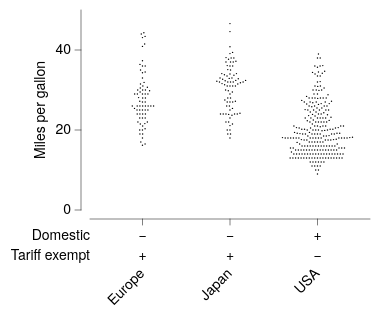

The Vega-Lite source for this figure:
### Vega-Lite specification from a JSON file in a GitHub repository (floating-point values rounded to 4 significant figures; data arrays with more than 128 entries replaced by an {"elided": "..."} marker saying what was removed)
{"background": null, "config": {"arc": {"fill": "#DBDBDB", "fillOpacity": 1.0, "innerRadius": 25.0, "padAngle": 0.03, "stroke": "black", "strokeOpacity": 1, "strokeWidth": 0.25}, "area": {"fill": "#DBDBDB", "fillOpacity": 1.0, "stroke": "black", "strokeOpacity": 1, "strokeWidth": 0.25}, "axis": {"domain": true, "domainCap": "round", "domainColor": "black", "domainWidth": 0.25, "grid": false, "gridCap": "round", "gridColor": "#F1F1F1", "gridDash": [0, 0], "gridOpacity": 1.0, "gridWidth": 0.25, "labelColor": "black", "labelFont": "HelveticaNeue", "labelFontSize": 7, "labelFontStyle": "normal", "labelFontWeight": 400, "offset": 4.5, "ticks": true, "tickCap": "round", "tickColor": "black", "tickRound": false, "tickSize": 3, "tickWidth": 0.25, "titleColor": "black", "titleFont": "HelveticaNeue", "titleFontSize": 7, "titleFontStyle": "normal", "titleFontWeight": 400}, "axisX": {"domain": true, "labelAlign": "center", "labelAngle": 0, "labels": true, "ticks": true, "translate": 0}, "axisY": {"domain": true, "labelAlign": "right", "labelAngle": 0, "labels": true, "ticks": true, "translate": 0}, "axisRight": {"domain": true, "labelAlign": "left", "labelAngle": 0, "labels": true, "ticks": true, "translate": 0}, "axisTop": {"domain": true, "labelAlign": "center", "labelAngle": 0, "labels": true, "ticks": true, "translate": 0}, "axisBand": {"tickOffset": 0}, "bar": {"fill": "#DBDBDB", "fillOpacity": 1.0, "stroke": "black", "strokeOpacity": 1, "strokeWidth": 0.25}, "boxplot": {"size": 9.0, "ticks": {"cornerRadius": 0.25, "fill": "black", "size": 4.5, "thickness": 0.25}, "box": {"fillOpacity": 1.0, "stroke": "black", "strokeOpacity": 1, "strokeWidth": 0.25}, "median": {"fill": "black", "fillOpacity": 1.0, "size": 9.0, "thickness": 0.25}, "rule": {"fill": "black", "fillOpacity": 1.0, "size": 10.0, "stroke": "black", "strokeDash": [0, 0], "strokeOpacity": 1, "strokeWidth": 0.25}, "outliers": {"color": "black", "fill": "black", "fillOpacity": 1.0, "size": 0, "stroke": "black", "strokeOpacity": 1, "strokeWidth": 0.25}}, "circle": {"fill": "black", "fillOpacity": 1.0, "size": 0.5, "stroke": null, "strokeOpacity": 1, "strokeWidth": 0.25}, "errorband": {"band": {"fillOpacity": 0.6, "stroke": null, "strokeWidth": 0.25, "strokeOpacity": 1}, "borders": {"opacity": 0, "strokeOpacity": 0.25, "strokeWidth": 1}}, "errorbar": {"opacity": 1, "rule": {"strokeDash": [0, 0], "strokeWidth": 0.5}, "ticks": {"color": "black", "cornerRadius": 0.25, "opacity": 1, "size": 6.0, "thickness": 0.5}, "thickness": 0.5}, "font": "HelveticaNeue", "geoshape": {"fill": "#DBDBDB", "fillOpacity": 1.0, "stroke": "black", "strokeOpacity": 1, "strokeWidth": 0.25}, "header": {"labelColor": "black", "labelFont": "HelveticaNeue", "labelFontSize": 7, "labelFontStyle": "normal", "labelFontWeight": 400, "titleColor": "black", "titleFont": "HelveticaNeue", "titleFontSize": 7, "titleFontStyle": "normal", "titleFontWeight": 400, "titlePadding": 0}, "legend": {"disable": false, "offset": 4.5, "gradientLength": 50.0, "gradientThickness": 5.0, "gradientOpacity": 1.0, "gradientStrokeColor": "black", "gradientStrokeWidth": 0.25, "labelColor": "black", "labelFont": "HelveticaNeue", "labelFontSize": 7, "labelFontStyle": "normal", "labelFontWeight": 400, "strokeColor": "black", "strokeWidth": 0, "symbolSize": 42, "symbolStrokeColor": "black", "symbolStrokeWidth": 0.25, "titleColor": "black", "titleFont": "HelveticaNeue", "titleFontSize": 7, "titleFontStyle": "normal", "titleFontWeight": 400}, "line": {"color": "black", "stroke": "black", "strokeCap": "round", "strokeDash": [0, 0], "strokeOpacity": 1, "strokeWidth": 0.375}, "point": {"filled": true, "fill": "#DBDBDB", "fillOpacity": 1.0, "size": 5.0, "stroke": "black", "strokeOpacity": 1, "strokeWidth": 0.25}, "range": {"category": ["#C6D9F1", "#F1C9CB", "#FEF0B9", "#CEE37A", "#7AA8E0", "#E589A3", "#FDDD5D", "#68B961", "#4177B1", "#C35082", "#E5C227", "#438156"], "diverging": {"scheme": ["#C35082", "#CE6D94", "#D989A7", "#E2A4BA", "#EABFCE", "#F1DBE2", "#F6F6F6", "#D7E0EB", "#B9CBE0", "#9BB6D5", "#7DA1C9", "#5F8CBD", "#4177B1"]}, "heatmap": {"scheme": ["#DFE9F7", "#C6D9F1", "#ADC8EC", "#94B8E6", "#7AA8E0", "#6097DA", "#4D87CA", "#4177B1", "#386898", "#2F597F", "#264A69", "#1D3A58"]}, "ordinal": {"scheme": ["#F1F1F1", "#DBDBDB", "#C6C6C6", "#B2B2B2", "#9D9D9D", "#898989", "#767676", "#636363", "#515151", "#404040", "#2F2F2F", "#1F1F1F"]}, "ramp": {"scheme": ["#DFE9F7", "#C6D9F1", "#ADC8EC", "#94B8E6", "#7AA8E0", "#6097DA", "#4D87CA", "#4177B1", "#386898", "#2F597F", "#264A69", "#1D3A58"]}}, "rule": {"color": "black", "stroke": "black", "strokeCap": "round", "strokeDash": [2, 2], "strokeOpacity": 1, "strokeWidth": 0.25}, "scale": {"bandPaddingInner": 0.1, "bandPaddingOuter": 0.1, "round": false}, "rect": {"fill": "#DBDBDB", "fillOpacity": 1.0, "stroke": "black", "strokeOpacity": 1, "strokeWidth": 0.25}, "square": {"fill": "#DBDBDB", "fillOpacity": 1.0, "size": 10.0, "stroke": "black", "strokeOpacity": 1, "strokeWidth": 0.25}, "text": {"color": "black", "font": "HelveticaNeue", "fontSize": 7, "fontStyle": "normal", "fontWeight": 400}, "title": {"anchor": "middle", "frame": "group", "color": "black", "font": "HelveticaNeue", "fontSize": 7, "fontStyle": "normal", "fontWeight": 400, "subtitleColor": "black", "subtitleFont": "HelveticaNeue", "subtitleFontSize": "HelveticaNeue", "subtitleFontStyle": "normal", "subtitleFontWeight": 400}, "view": {"continuousWidth": 140, "continuousHeight": 100, "discreteWidth": 140, "discreteHeight": 100, "fill": null, "stroke": null, "strokeWidth": 0.25}}, "vconcat": [{"data": {"name": "data-e3eced9a19a526e2b46e3557233cc953"}, "mark": {"type": "circle"}, "encoding": {"x": {"axis": {"labels": false, "title": null}, "field": "Origin", "title": null, "type": "nominal"}, "xOffset": {"field": "beeswarm_x", "type": "quantitative"}, "y": {"field": "Miles_per_Gallon", "title": "Miles per gallon", "type": "quantitative"}}}, {"layer": [{"data": {"name": "data-c14e5c9ce885b6f2381257dbfee19673"}, "mark": {"type": "text", "align": "right", "baseline": "middle", "fontSize": 7}, "encoding": {"text": {"field": "__label", "type": "nominal"}, "x": {"value": 0}, "y": {"axis": {"domain": false, "grid": false, "labels": false, "ticks": false, "title": null}, "bandPosition": 0.5, "field": "__label", "scale": {"domain": ["Domestic", "Tariff exempt"], "range": [0, 20]}, "sort": ["Domestic", "Tariff exempt"], "type": "nominal"}}}, {"data": {"name": "data-314fa39f8d6739018b1c0104adbfbe7e"}, "mark": {"type": "text", "align": "center", "baseline": "middle", "fontSize": 7}, "encoding": {"text": {"field": "__value", "type": "nominal"}, "x": {"axis": {"domain": false, "grid": false, "labels": false, "ticks": false, "title": null}, "field": "__category", "sort": ["Europe", "Japan", "USA"], "type": "nominal"}, "y": {"axis": {"domain": false, "grid": false, "labels": false, "ticks": false, "title": null}, "bandPosition": 0.5, "field": "__label", "scale": {"domain": ["Domestic", "Tariff exempt"], "range": [0, 20]}, "sort": ["Domestic", "Tariff exempt"], "type": "nominal"}}}, {"data": {"name": "data-071cc56d457434b9510895083c5143d9"}, "mark": {"type": "text", "align": "right", "angle": 315, "baseline": "middle", "fontSize": 7}, "encoding": {"text": {"field": "__display", "type": "nominal"}, "x": {"axis": {"domain": false, "grid": false, "labels": false, "ticks": false, "title": null}, "field": "__category", "sort": ["Europe", "Japan", "USA"], "type": "nominal"}, "y": {"value": 22.71}}}], "height": 43, "view": {"fill": null, "stroke": null}, "width": 140}], "resolve": {"scale": {"x": "shared"}}, "spacing": 0, "$schema": "https://vega.github.io/schema/vega-lite/v6.4.1.json", "datasets": {"data-e3eced9a19a526e2b46e3557233cc953": {"elided": "398 records"}, "data-c14e5c9ce885b6f2381257dbfee19673": [{"__label": "Domestic", "__dysonsphere__": 1}, {"__label": "Tariff exempt", "__dysonsphere__": 1}], "data-314fa39f8d6739018b1c0104adbfbe7e": [{"__label": "Domestic", "__category": "Europe", "__value": "−", "__dysonsphere__": 1}, {"__label": "Domestic", "__category": "Japan", "__value": "−", "__dysonsphere__": 1}, {"__label": "Domestic", "__category": "USA", "__value": "+", "__dysonsphere__": 1}, {"__label": "Tariff exempt", "__category": "Europe", "__value": "+", "__dysonsphere__": 1}, {"__label": "Tariff exempt", "__category": "Japan", "__value": "+", "__dysonsphere__": 1}, {"__label": "Tariff exempt", "__category": "USA", "__value": "−", "__dysonsphere__": 1}], "data-071cc56d457434b9510895083c5143d9": [{"__category": "Europe", "__display": "Europe", "__dysonsphere__": 1}, {"__category": "Japan", "__display": "Japan", "__dysonsphere__": 1}, {"__category": "USA", "__display": "USA", "__dysonsphere__": 1}]}}
